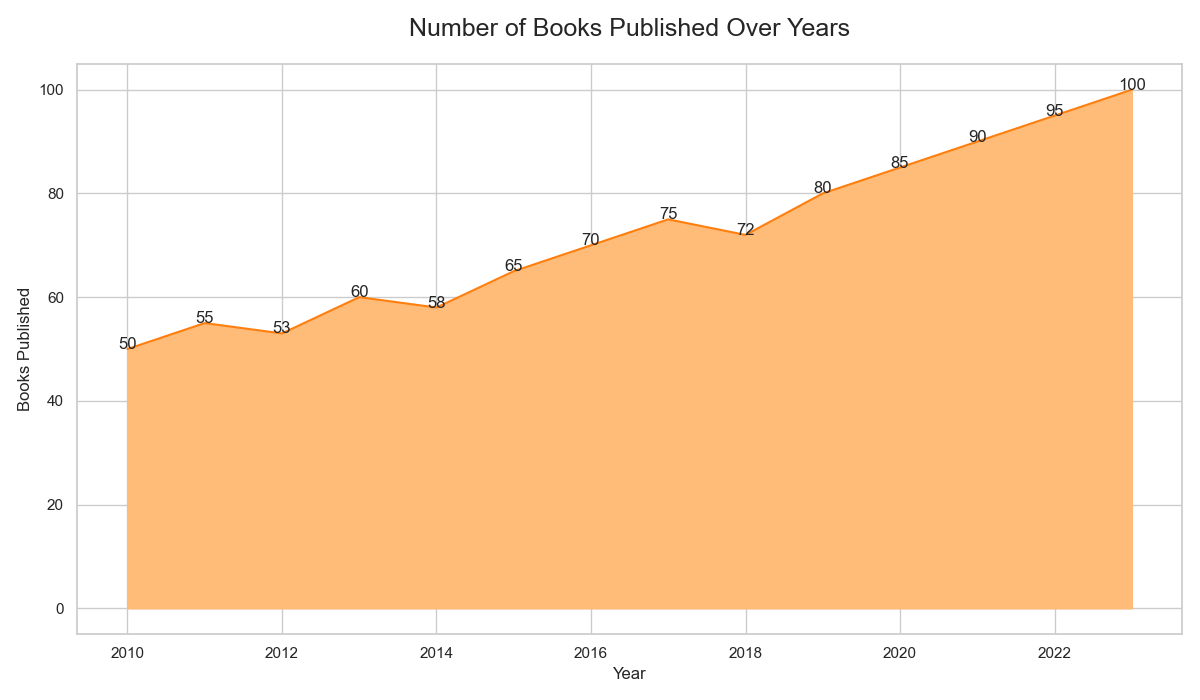

The script that drew this image:

import pandas as pd
import seaborn as sns
import matplotlib.pyplot as plt

# Create a DataFrame from the provided data
data = {
    "Year": [2010, 2011, 2012, 2013, 2014, 2015, 2016, 2017, 2018, 2019, 2020, 2021, 2022, 2023],
    "BooksPublished": [50, 55, 53, 60, 58, 65, 70, 75, 72, 80, 85, 90, 95, 100]
}
df = pd.DataFrame(data)
df['Year'] = pd.Categorical(df['Year'], categories=data['Year'], ordered=True)

# Set the aesthetic style of the plots
sns.set_style("whitegrid")

# Create the area chart
plt.figure(figsize=(12, 7))
area_chart = sns.lineplot(data=df, x='Year', y='BooksPublished', color="#ff7f0e")

# Filling the area under the line
plt.fill_between(data['Year'], data['BooksPublished'], color="#ffbb78")

# Customize the axes and title
area_chart.set_title('Number of Books Published Over Years', fontsize=18, pad=20)
area_chart.set_xlabel('Year', fontsize=12)
area_chart.set_ylabel('Books Published', fontsize=12)

# Adding annotations
for i, books in enumerate(df['BooksPublished']):
    plt.text(df['Year'][i], books, str(books), horizontalalignment='center')

# Show the plot
plt.tight_layout()
plt.show()
